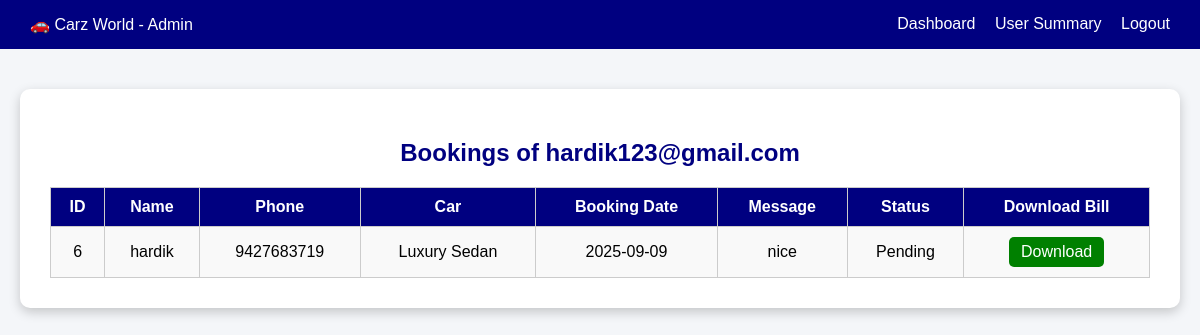
Page /admin-user-booking.php?email=hardik123@gmail.com (signed in) on the committed database.
### tables this page shows
CREATE TABLE `bookings` (
  `id` int(11) NOT NULL,
  `name` varchar(100) NOT NULL,
  `email` varchar(100) NOT NULL,
  `phone` varchar(20) NOT NULL,
  `car` varchar(50) NOT NULL,
  `booking_date` date NOT NULL,
  `message` text DEFAULT NULL,
  `created_at` timestamp NOT NULL DEFAULT current_timestamp(),
  `status` varchar(20) DEFAULT 'Pending'
);

### admin-user-booking.php (the view, shortened to what this page needs)
<?php
include 'db.php';
$user_email = $_GET['email'];
$stmt = $conn->prepare("SELECT * FROM bookings WHERE email=? ORDER BY created_at DESC");
$stmt->bind_param("s", $user_email);
$stmt->execute();
$result = $stmt->get_result();
?>
<!DOCTYPE html>
<html lang="en">
<head>
</head>
<body>
<div class="navbar">
  <div>🚗 Carz World - Admin</div>
  <div>
    <a href="admin-dashboard.php">Dashboard</a>
    <a href="admin-user-summary.php">User Summary</a>
    <a href="logout.php">Logout</a>
  </div>
</div>
<div class="container">
<h2>Bookings of <?= htmlspecialchars($user_email) ?></h2>
<table>
<tr>
  <th>ID</th>
  <th>Name</th>
  <th>Phone</th>
  <th>Car</th>
  <th>Booking Date</th>
  <th>Message</th>
  <th>Status</th>
  <th>Download Bill</th>
</tr>
<?php
if($result->num_rows > 0){
    while($row = $result->fetch_assoc()){
        echo "<tr>
                <td>".$row['id']."</td>
                <td>".htmlspecialchars($row['name'])."</td>
                <td>".htmlspecialchars($row['phone'])."</td>
                <td>".htmlspecialchars($row['car'])."</td>
                <td>".$row['booking_date']."</td>
                <td>".htmlspecialchars($row['message'])."</td>
                <td>".htmlspecialchars($row['status'])."</td>
                <td><a class='btn' href='bill-generate.php?id=".$row['id']."'>Download</a></td>
              </tr>";
    }
}else{
    echo "<tr><td colspan='8'>No bookings found for this user</td></tr>";
}
?>
</table>
</div>
</body>
</html>

### admin-user-booking.php (style rules this page uses)
body { font-family: Arial, sans-serif; background: #f4f6f9; margin:0; }
.navbar { background: navy; color:white; padding:15px 30px; display:flex; justify-content:space-between; }
.navbar a { color:white; margin-left:15px; text-decoration:none; }
.container { max-width:1100px; margin:40px auto; background:white; padding:30px; border-radius:10px; box-shadow:0 4px 12px rgba(0,0,0,0.2); }
h2 { color:navy; text-align:center; margin-bottom:20px; }
table { width:100%; border-collapse: collapse; margin-top:20px; }
th, td { border:1px solid #ccc; padding:10px; text-align:center; }
th { background: navy; color:white; }
tr:nth-child(even) { background: #f9f9f9; }
.btn { padding:6px 12px; border-radius:5px; text-decoration:none; color:white; background:green; display:inline-block; }

### rows in the picture
bookings: id "6", name "hardik", phone "9427683719", car "Luxury Sedan", booking_date "2025-09-09", message "nice", status "Pending"

### other values in the picture
$user_email "hardik123@gmail.com"
